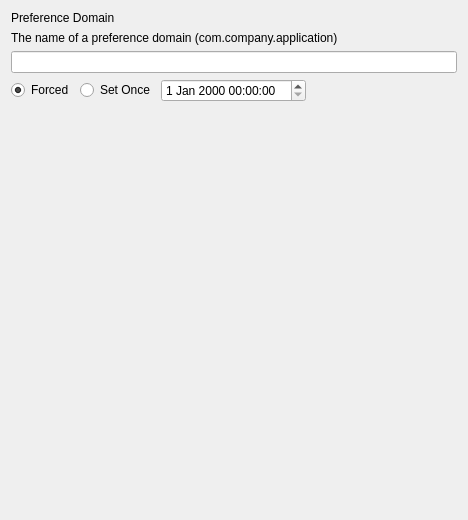
<?xml version="1.0" encoding="UTF-8"?>
<ui version="4.0">
 <class>CustomSettingsForm</class>
 <widget class="QWidget" name="CustomSettingsForm">
  <property name="geometry">
   <rect>
    <x>0</x>
    <y>0</y>
    <width>468</width>
    <height>520</height>
   </rect>
  </property>
  <property name="windowTitle">
   <string>Form</string>
  </property>
  <layout class="QVBoxLayout" name="verticalLayout" stretch="0,0,0,0,1">
   <item>
    <widget class="QLabel" name="label">
     <property name="text">
      <string>Preference Domain</string>
     </property>
    </widget>
   </item>
   <item>
    <widget class="QLabel" name="lTip_label_2">
     <property name="text">
      <string>The name of a preference domain (com.company.application)</string>
     </property>
    </widget>
   </item>
   <item>
    <widget class="QLineEdit" name="domainName">
     <property name="text">
      <string/>
     </property>
    </widget>
   </item>
   <item>
    <widget class="QWidget" name="options" native="true">
     <property name="sizePolicy">
      <sizepolicy hsizetype="Preferred" vsizetype="Fixed">
       <horstretch>0</horstretch>
       <verstretch>0</verstretch>
      </sizepolicy>
     </property>
     <layout class="QHBoxLayout" name="horizontalLayout">
      <property name="leftMargin">
       <number>0</number>
      </property>
      <property name="topMargin">
       <number>0</number>
      </property>
      <property name="rightMargin">
       <number>0</number>
      </property>
      <property name="bottomMargin">
       <number>0</number>
      </property>
      <item>
       <widget class="QRadioButton" name="rbForced">
        <property name="text">
         <string>Forced</string>
        </property>
        <property name="checked">
         <bool>true</bool>
        </property>
       </widget>
      </item>
      <item>
       <widget class="QRadioButton" name="rbSetOnce">
        <property name="text">
         <string>Set Once</string>
        </property>
        <property name="checked">
         <bool>false</bool>
        </property>
       </widget>
      </item>
      <item>
       <widget class="QDateTimeEdit" name="dteTimeStamp"/>
      </item>
      <item>
       <spacer name="horizontalSpacer">
        <property name="orientation">
         <enum>Qt::Horizontal</enum>
        </property>
        <property name="sizeHint" stdset="0">
         <size>
          <width>134</width>
          <height>20</height>
         </size>
        </property>
       </spacer>
      </item>
     </layout>
    </widget>
   </item>
   <item>
    <widget class="PListEditor" name="editor" native="true"/>
   </item>
  </layout>
 </widget>
 <customwidgets>
  <customwidget>
   <class>PListEditor</class>
   <extends>QWidget</extends>
   <header>FWAdminLib/PListEditor.h</header>
   <container>1</container>
  </customwidget>
 </customwidgets>
 <resources/>
 <connections/>
</ui>
